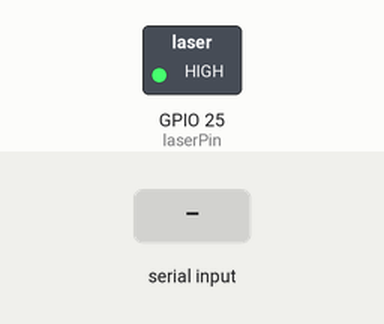
Recording of a sketch running on a simulated ESP32. On the bench: switched loads named in the sketch (green lamp = pin HIGH). Dashed ring = blinking. The test bench sets the inputs (shaded band).

Above: at 1.2 s.
1.3 s: "BLINK\n" received over Serial
At 1.45 s:
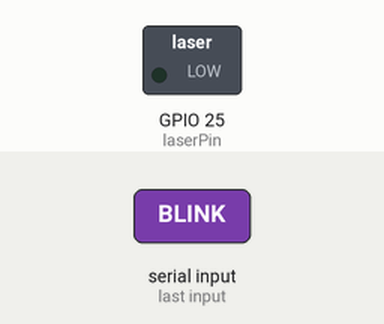
4.3 s: "OFF\n" received over Serial
At 5.3 s:
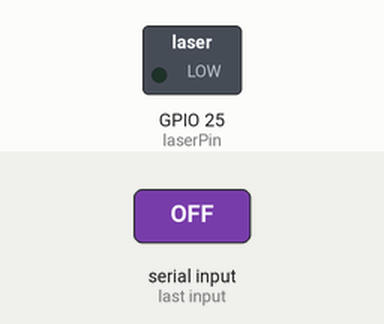
5.8 s: "ON\n" received over Serial
At 6.4 s:
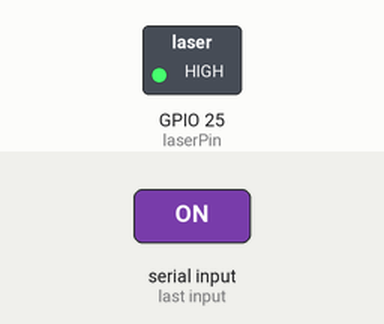
Timing chart, 0 to 8.8 s (numbered marks = the images above; inputs shaded):
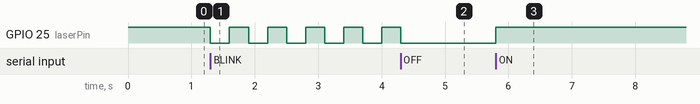

The sketch:

GUI_ctrl.ino
```cpp
int laserPin = 25;

void setup() {
  Serial.begin(9600);
  pinMode(laserPin, OUTPUT);

  digitalWrite(laserPin, HIGH); // OFF initially (ACTIVE LOW)
}

void loop() {

  if (Serial.available()) {

    String cmd = Serial.readStringUntil('\n');
    cmd.trim();  // remove spaces/newline

    if (cmd == "ON") {
      digitalWrite(laserPin, HIGH);   // Laser ON
    }

    else if (cmd == "OFF") {
      digitalWrite(laserPin, LOW);  // Laser OFF
    }

    else if (cmd == "BLINK") {
      for (int i = 0; i < 5; i++) {
        digitalWrite(laserPin, LOW);   // ON
        delay(300);
        digitalWrite(laserPin, HIGH);  // OFF
        delay(300);
      }
    }
  }
}

// int laserPin = 25;

// void setup() {
//   pinMode(laserPin, OUTPUT);
// }

// void loop() {
//   digitalWrite(laserPin, LOW);   // ON (reverse logic)
//   delay(1000);

//   digitalWrite(laserPin, HIGH);  // OFF
//   delay(1000);
// }
```

Measured:
- after the input at 1.3 s, GPIO 25 (laserPin): alternates HIGH for 0.30 s and LOW for 0.30 s, starting at once
- after the input at 4.3 s, GPIO 25 (laserPin): HIGH → LOW at once
- after the input at 5.8 s, GPIO 25 (laserPin): LOW → HIGH at once
